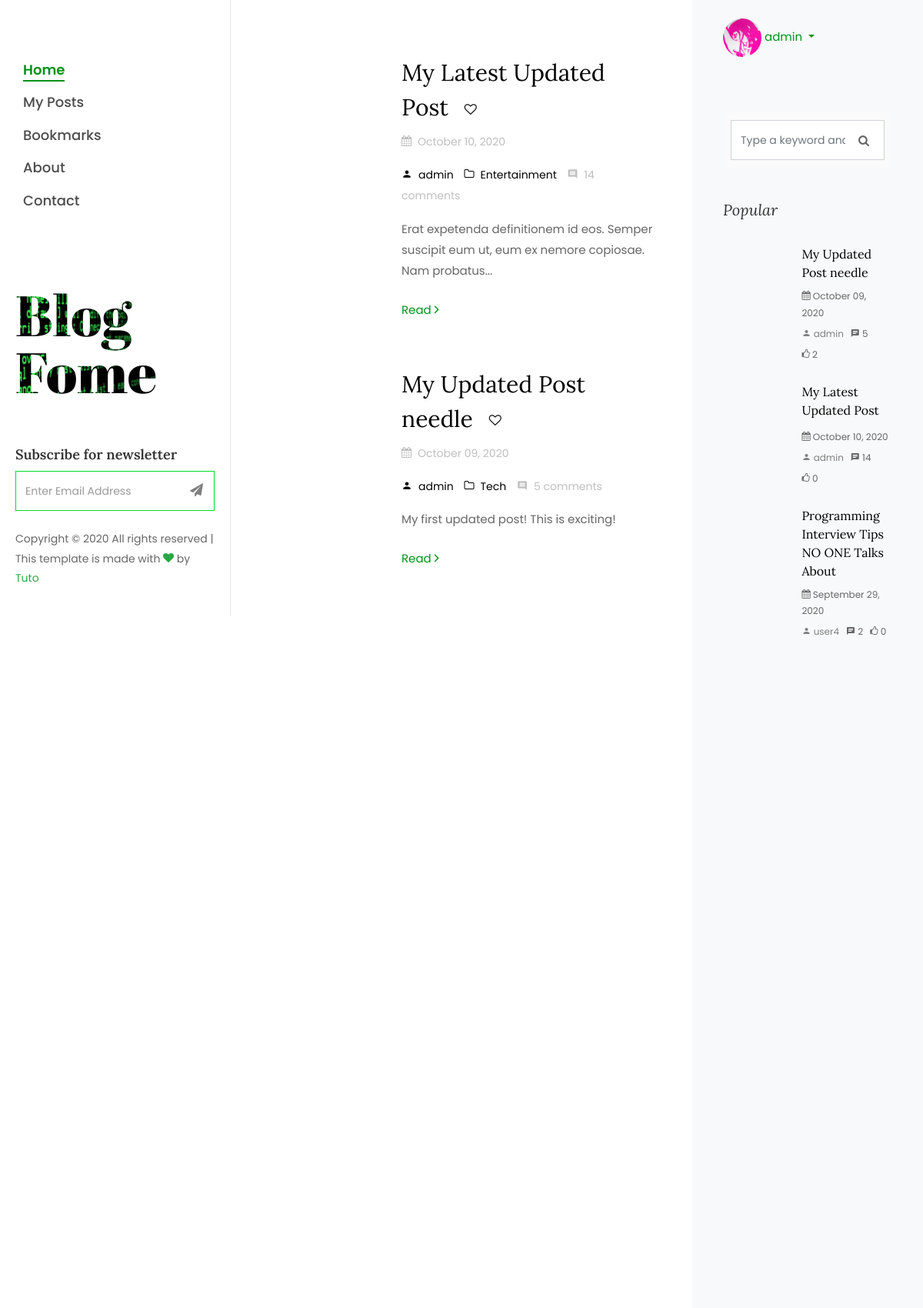
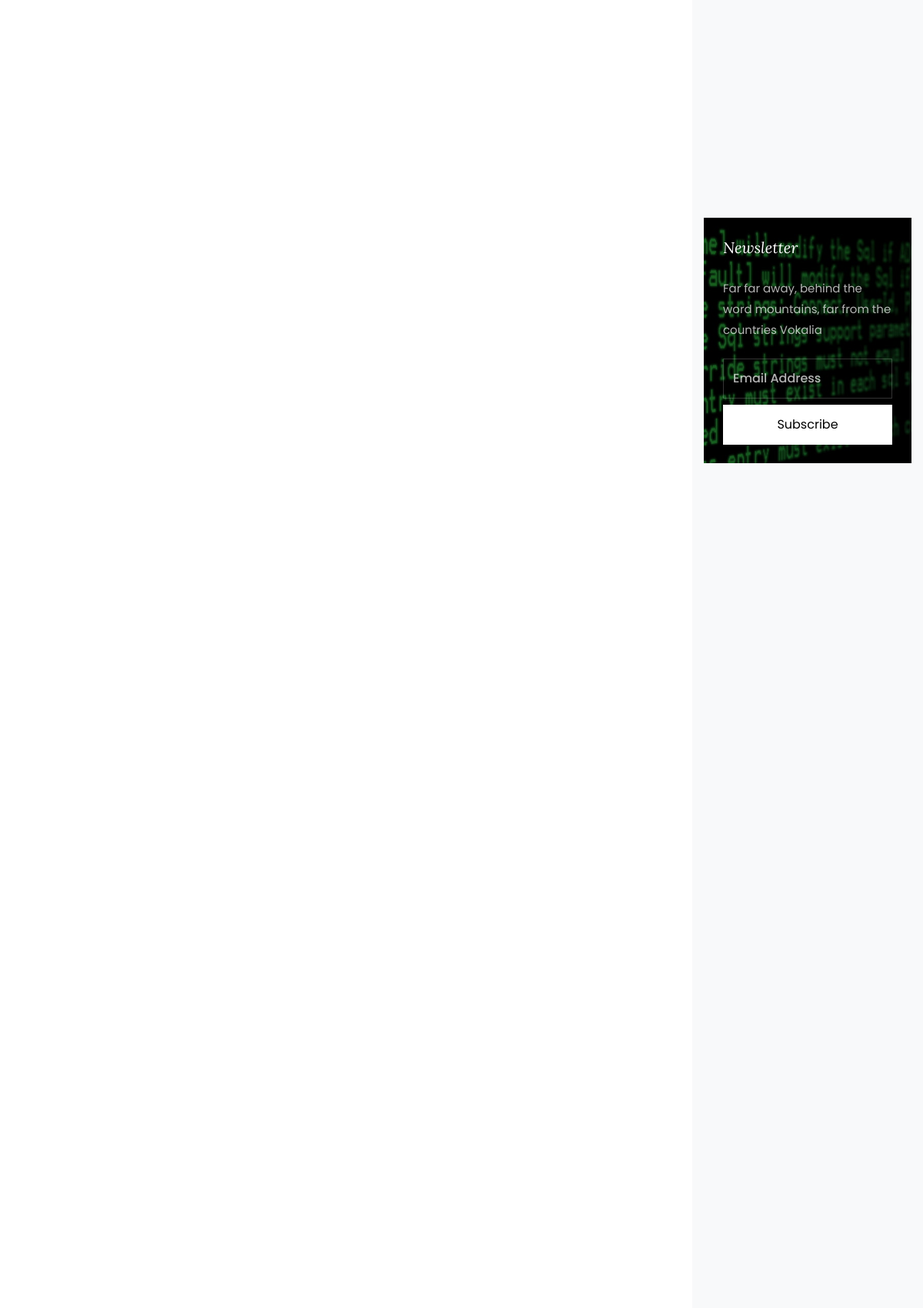
The app's page / (signed in, upper part) with its own data (2 pictures, top to bottom).
### blog/models.py (models this page shows, shortened)
class Post(models.Model):
    author = models.ForeignKey(User, on_delete=models.CASCADE, related_name='posts')
    category = models.ForeignKey(Category, on_delete=models.SET_NULL, null=True, blank=True, related_name='posts')
    title = models.CharField(max_length=255)
    image = models.ImageField(upload_to='blog/', default='default_post.jpg')
    content = models.TextField()
    created_at = models.DateTimeField(auto_now_add=True)
    active = models.BooleanField(default=True)
    tags = TaggableManager(blank=True)
    objects = PostManager()
    def get_comments(self):
        return self.comments.count()
    def get_likes(self):
        return self.votes.filter(like=True).count()
    def bookmark(self, user):
        return self.bookmarks.filter(user=user).exists()

class Category(models.Model):
    name = models.CharField(max_length=255)
    created_at = models.DateTimeField(auto_now_add=True)
    class Meta:
        verbose_name_plural = 'categories'
        ordering = ('name', )

### users/models.py (models this page shows, shortened)
class Profile(models.Model):
    user = models.OneToOneField(User, on_delete=models.CASCADE)
    bio = models.TextField()
    image = models.ImageField(default='default.jpg', upload_to='profile_pics')
    """ def save(self, *args, **kwargs):
        super().save(*args, **kwargs)

        img = Image.open(self.image.path)
        if img.height > 300 or img.width > 300:
            output_size = (300, 300)
            img.thumbnail(output_size)
            img.save(self.image.path) """

### blog/views.py (the view)
# urls.py: path('', PostListView.as_view(), name='home'),
class PostListView(BaseListView):
    def get_queryset(self):
        search = self.request.GET.get('search')
        if search and search is not None:
            return Post.objects.filter(
                Q(title__contains=search.strip()) |
                Q(content__contains=search.strip())
            ).distinct().order_by('-created_at')
        return Post.objects.all().order_by('-created_at')

### blog/models.py (called while the page is built)
    def get_queryset(self):
        return super().get_queryset().filter(active=True)

### blog/templatetags/custom_tags.py (called while the page is built)
@register.filter
def month_name(value):
    return calendar.month_name[value]

@register.filter
def string_trunc(content, length=100, suffix='...'):
    if len(content) > length:
        return ' '.join(content[:length+1].split(' ')[0:-1]) + suffix
    return content

### blog/templatetags/post_tags.py (called while the page is built)
@register.simple_tag
def get_post_bookmark(post, user):
    if user and post:
        return post.bookmark(user)
    return False

### blog/templatetags/sidebar_tags.py (called while the page is built)
@register.simple_tag
def get_latest_posts():
    qs = Post.objects.order_by('-created_at')[:3]
    if qs.exists():
        return qs
    return []

@register.simple_tag
def get_popular_posts():
    qs = (Post.objects
        .annotate(likes=(Count('votes', filter=Q(votes__like=True)) - Count('votes', filter=Q(votes__like=False))))
        .order_by('-likes', '-created_at'))[:3]
    if qs.exists():
        return qs
    return []

@register.simple_tag
def get_categories_total():
    qs = Category.objects.all().annotate(posts_count=Count('posts')).order_by('name')
    if qs.exists():
        return qs
    return []

@register.simple_tag
def get_popular_tags():
    qs = Tag.objects.all().order_by('name')[:6]
    if qs.exists():
        return qs
    return []

@register.simple_tag
def get_archives():
    qs = (Post.objects.annotate(month=ExtractMonth('created_at'), year=ExtractYear('created_at'),)
            .order_by('-year', '-month')
            .values('month', 'year')
            .annotate(total=Count('*'))
            .values('month', 'year', 'total'))[:6]
    if qs.exists():
        return qs
    return []

### blog/templatetags/user_tags.py (called while the page is built)
@register.simple_tag
def get_notification_count(user):
    if user:
        return user.notifications.filter(read=False).count()
    return 0

### blog/templates/blog/home.html (shortened to what this page needs)
{% extends "blog/base/base.html" %}
{% block content %}
    <section class="ftco-section ftco-no-pt ftco-no-pb">
        <div class="container">
            <div class="row d-flex">
                <div class="col-xl-8 py-5 px-md-5">
                    <div class="row pt-md-4">
                        {% for item in obj %}
                            {% if user.is_authenticated %}
                                {% get_post_bookmark item user as bookmark %}
                            {% endif %}
                            <div class="col-md-12 post">
                                <div class="blog-entry ftco-animate d-md-flex">
                                    <a href="{% url 'blog:post_detail' item.id %}" class="img img-2" style="background-image: url('{{ item.image.url }}');"></a>
                                    <div class="text text-2 pl-md-4">
                                        <h3 class="mb-2">
                                            <a href="{% url 'blog:post_detail' item.id %}">
                                                {{ item.title }}
                                            </a>
                                            {% if user.is_authenticated %}
                                                <a href="#" class="btn bookmark-btn" data-url="{% url 'blog:bookmark' item.id %}" role="button">
                                                    <i class="icon {% if bookmark %}icon-heart{% else %}icon-heart-o{% endif %}"></i>
                                                </a>
                                            {% endif %}
                                        </h3>
                                        <div class="meta-wrap">
                                            <p class="meta">
                                                <span>
                                                    <i class="icon-calendar mr-2"></i>{{ item.created_at | date:'F d, Y' }}
                                                </span>
                                            </p>
                                            <p class="meta">
                                                <span>
                                                    <a href="{% url 'blog:user_posts' item.author %}">
                                                        <i class="icon-person mr-2"></i>{{ item.author }}
                                                    </a>
                                                </span>
                                                <span>
                                                    <a href="{% url 'blog:post_by_category' item.category.name %}">
                                                        <i class="icon-folder-o mr-2"></i>{{ item.category.name }}
                                                    </a>
                                                </span>
                                                <span>
                                                    <i class="icon-comment2 mr-2"></i>{{ item.get_comments }} comment{{ item.get_comments | pluralize }}
                                                </span>
                                            </p>
                                        </div>
                                        <p class="mb-4">{{ item.content | string_trunc | safe }}</p>
                                        <p><a href="{% url 'blog:post_detail' item.id %}" class="btn-custom">Read <span class="ion-ios-arrow-forward"></span></a></p>
                                    </div>
                                </div>
                            </div>
                        {% endfor %}
                    </div>
                </div>
                {% include "blog/base/sidebar.html" %}
            </div>
        </div>
    </section>
{% endblock content %}

### blog/templates/blog/base/base.html (shortened to what this page needs)
{% load static %}
<!DOCTYPE html>
<html lang="en">
  <head>
    <link rel="stylesheet" href="{% static 'blog/css/bootstrap.min.css' %}">
    <link rel="stylesheet" href="{% static 'blog/css/main.css' %}">
    <link rel="stylesheet" href="{% static 'blog/css/animate.css' %}">
    <link rel="stylesheet" href="{% static 'blog/css/aos.css' %}">
    <link rel="stylesheet" href="{% static 'blog/css/bootstrap-datepicker.css' %}">
    <link rel="stylesheet" href="{% static 'blog/css/flaticon.css' %}">
    <link rel="stylesheet" href="{% static 'blog/css/ionicons.min.css' %}">
    <link rel="stylesheet" href="{% static 'blog/css/icomoon.css' %}">
    <link rel="stylesheet" href="{% static 'blog/css/jquery.timepicker.css' %}">
    <link rel="stylesheet" href="{% static 'blog/css/magnific-popup.css' %}">
    <link rel="stylesheet" href="{% static 'blog/css/open-iconic-bootstrap.min.css' %}">
    <link rel="stylesheet" href="{% static 'blog/css/owl.carousel.min.css' %}">
    <link rel="stylesheet" href="{% static 'blog/css/owl.theme.default.min.css' %}">
	  <link rel="stylesheet" href="{% static 'blog/css/font-awesome.min.css' %}" />
  </head>
  <body>
    <div id="colorlib-page">
        {% include "blog/base/lateral.html" %}
        <div id="colorlib-main">
            {% block content %} {% endblock %}
        </div>
    </div>
  </body>
</html>

### blog/templates/blog/base/lateral.html (shortened to what this page needs)
{% load static %}
{% if user.is_authenticated %}
    {% get_notification_count user as notifications %}
{% endif %}
{% block content %}
    <aside id="colorlib-aside" role="complementary" class="js-fullheight">
        <nav id="colorlib-main-menu" role="navigation">
            <ul>
                <li class="{% if request.path == '/' %} colorlib-active {%endif%}">
                    <a href="{% url 'blog:home' %}">Home</a>
                </li>
                {% if user.is_authenticated %}
                    <li class="{% if request.path == '/posts/' %} colorlib-active {%endif%}">
                        <a href="{% url 'blog:posts' %}">My Posts</a>
                    </li>
                    <li class="{% if request.path == '/bookmarks/' %} colorlib-active {%endif%}">
                        <a href="{% url 'blog:bookmarks' %}">Bookmarks</a>
                    </li>
                {% endif %}
                <li class="{% if request.path == '/about/' %} colorlib-active {%endif%}">
                    <a href="{% url 'blog:about' %}">About</a>
                </li>
                <li class="{% if request.path == '/contact/' %} colorlib-active {%endif%}">
                    <a href="{% url 'blog:contact' %}">Contact</a>
                </li>
            </ul>
        </nav>
        <div class="colorlib-footer">
            <h1 id="colorlib-logo" class="mb-5">
                <a href="{% url 'blog:home' %}" style="background-image: url(/static/blog/img/bg_1.jpg);">
                    Blog <span>Fome</span>
                </a>
            </h1>
            <div class="mb-4">
                <h3>Subscribe for newsletter</h3>
                <form action="#" class="colorlib-subscribe-form">
                    <div class="form-group d-flex">
                        <div class="icon"><span class="icon-paper-plane"></span></div>
                        <input type="text" class="form-control" placeholder="Enter Email Address">
                    </div>
                </form>
            </div>
            <p class="pfooter">
                Copyright &copy;
                All rights reserved | This template is made with
                <i class="icon-heart text-success" aria-hidden="true"></i> by <a href="https://colorlib.com" target="_blank"><span class="text-success">Tuto</span></a>
            </p>
        </div>
    </aside>
{% endblock %}

### blog/templates/blog/base/sidebar.html (shortened to what this page needs)
{% load static %}
{% get_popular_posts as popular_posts %}
{% get_latest_posts as latest_posts %}
{% get_categories_total as categories %}
{% get_popular_tags as tags %}
{% get_archives as archives %}
{% if user.is_authenticated %}
    {% get_notification_count user as notifications %}
{% endif %}
{% block content %}
    <div class="col-xl-4 sidebar ftco-animate bg-light pt-3">
        <div class="sidebar-box">
            {% if user.is_authenticated %}
                <ul class="nav navbar-nav ml-md--auto">
                    <li class="dropdown">
                        <a href="#" class="nav-link dropdown-toggle" id="navbarDropdown" data-toggle="dropdown" aria-haspopup="true" aria-expanded="false">
                            <img src="{{ user.profile.image.url }}" class="avatar-panel" alt="Profile" />
                            {{ user }}
                        </a>
                    </li>
                </ul>
            {% else %}
                <div class="mt-4">
                    <p>
                        hellonewfriend <span class="float-right"><a href="{% url 'login' %}">login</a></span>
                    </p>
                </div>
            {% endif %}
        </div>
        <div class="sidebar-box pt-md-4">
            <form action="{% url 'blog:home' %}" method="GET" class="search-form">
                <div class="form-group">
                    <i class="icon icon-search"></i>
                    <input type="text" id="search" name="search" class="form-control" placeholder="Type a keyword and hit enter" value="{{ request.GET.search }}">
                </div>
            </form>
        </div>
        <div class="sidebar-box ftco-animate">
            <h3 class="sidebar-heading">Popular</h3>
            {% for popular in popular_posts %}
            <div class="block-21 mb-4 d-flex">
                <a class="blog-img mr-4" style="background-image: url('{{ popular.image.url }}');"></a>
                <div class="text">
                    <h3 class="heading"><a href="{% url 'blog:post_detail' popular.id %}">{{ popular.title }}</a></h3>
                    <div class="meta">
                        <div><span class="icon-calendar"></span> {{ popular.created_at | date:'F d, Y' }}</div>
                    </div>
                    <div class="meta">
                        <div>
                            <a href="{% url 'blog:user_posts' popular.author %}">
                                <span class="icon-person"></span> {{ popular.author }}
                            </a>
                        </div>
                        <div><span class="icon-chat"></span> {{ popular.get_comments }}</div>
                        <div><span class="icon-thumbs-o-up"></span> {{ popular.get_likes }}</div>
                    </div>
                </div>
            </div>
            {% endfor %}
        </div>
        <div class="sidebar-box subs-wrap img py-4" style="background-image: url(/static/blog/img/bg_1.jpg);">
            <div class="overlay"></div>
            <h3 class="mb-4 sidebar-heading">Newsletter</h3>
            <p class="mb-4">Far far away, behind the word mountains, far from the countries Vokalia</p>
            <form action="#" class="subscribe-form">
                <div class="form-group">
                <input type="text" class="form-control" placeholder="Email Address">
                <input type="submit" value="Subscribe" class="mt-2 btn btn-white submit">
                </div>
            </form>
        </div>
    </div>
{% endblock content %}

### blog/static/blog/css/icomoon.css (style rules this page uses)
[class^="icon-"], [class*=" icon-"] { font-family: 'icomoon' !important; speak: none; font-style: normal; font-weight: normal; font-variant: normal; text-transform: none; line-height: 1; -webkit-font-smoothing: antialiased; -moz-osx-font-smoothing: grayscale; }
.icon-search:before { content: "\f002"; }
.icon-heart:before { content: "\f004"; }
.icon-calendar:before { content: "\f073"; }
.icon-thumbs-o-up:before { content: "\f087"; }
.icon-heart-o:before { content: "\f08a"; }
.icon-folder-o:before { content: "\f114"; }
.icon-paper-plane:before { content: "\f1d8"; }
.icon-chat:before { content: "\e0b7"; }
.icon-comment2:before { content: "\e0b9"; }
.icon-person:before { content: "\e7fd"; }

### records on screen
Post: title "My Latest Updated Post", created_at "October 10, 2020", author "admin", category.name "Entertainment", get_comments "14", get_comments|pluralize "s", content "Erat expetenda definitionem id eos. Semper suscipit eum ut, eum ex nemore copiosae. Nam probatus...", get_likes "0"
Post: title "My Updated Post needle", created_at "October 09, 2020", author "admin", category.name "Tech", get_comments "5", get_comments|pluralize "s", content "My first updated post! This is exciting!", get_likes "2"
Post: title "Programming Interview Tips NO ONE Talks About", created_at "September 29, 2020", author "user4", get_comments "2", get_likes "0"

### other values on screen
{{ user }} "admin"
